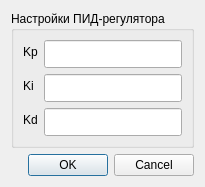
<?xml version="1.0" encoding="UTF-8"?>
<ui version="4.0">
 <class>HandRegulatorSettingsDialog</class>
 <widget class="QDialog" name="HandRegulatorSettingsDialog">
  <property name="windowTitle">
   <string>Настройки ПИД-регулятора момента</string>
  </property>
  <layout class="QVBoxLayout" name="main_layout">
   <item>
    <widget class="QGroupBox" name="group_box">
     <property name="title">
      <string>Настройки ПИД-регулятора</string>
     </property>
     <layout class="QFormLayout" name="form_layout">
      <item row="0" column="0">
       <widget class="QLabel" name="label_kp">
        <property name="text">
         <string>Kp</string>
        </property>
       </widget>
      </item>
      <item row="0" column="1">
       <widget class="QLineEdit" name="input_kp">
        <property name="minimumSize">
         <size>
          <width>0</width>
          <height>28</height>
         </size>
        </property>
       </widget>
      </item>
      <item row="1" column="0">
       <widget class="QLabel" name="label_ki">
        <property name="text">
         <string>Ki</string>
        </property>
       </widget>
      </item>
      <item row="1" column="1">
       <widget class="QLineEdit" name="input_ki">
        <property name="minimumSize">
         <size>
          <width>0</width>
          <height>28</height>
         </size>
        </property>
       </widget>
      </item>
      <item row="2" column="0">
       <widget class="QLabel" name="label_kd">
        <property name="text">
         <string>Kd</string>
        </property>
       </widget>
      </item>
      <item row="2" column="1">
       <widget class="QLineEdit" name="input_kd">
        <property name="minimumSize">
         <size>
          <width>0</width>
          <height>28</height>
         </size>
        </property>
       </widget>
      </item>
     </layout>
    </widget>
   </item>
   <item>
    <widget class="QDialogButtonBox" name="button_box">
     <property name="orientation">
      <enum>Qt::Horizontal</enum>
     </property>
     <property name="standardButtons">
      <set>QDialogButtonBox::Cancel|QDialogButtonBox::Ok</set>
     </property>
    </widget>
   </item>
  </layout>
 </widget>
 <resources/>
 <connections>
  <connection>
   <sender>button_box</sender>
   <signal>accepted()</signal>
   <receiver>HandRegulatorSettingsDialog</receiver>
   <slot>accept()</slot>
   <hints>
    <hint type="sourcelabel">
     <x>329</x>
     <y>290</y>
    </hint>
    <hint type="destinationlabel">
     <x>243</x>
     <y>162</y>
    </hint>
   </hints>
  </connection>
  <connection>
   <sender>button_box</sender>
   <signal>rejected()</signal>
   <receiver>HandRegulatorSettingsDialog</receiver>
   <slot>reject()</slot>
   <hints>
    <hint type="sourcelabel">
     <x>329</x>
     <y>290</y>
    </hint>
    <hint type="destinationlabel">
     <x>243</x>
     <y>210</y>
    </hint>
   </hints>
  </connection>
 </connections>
</ui>
